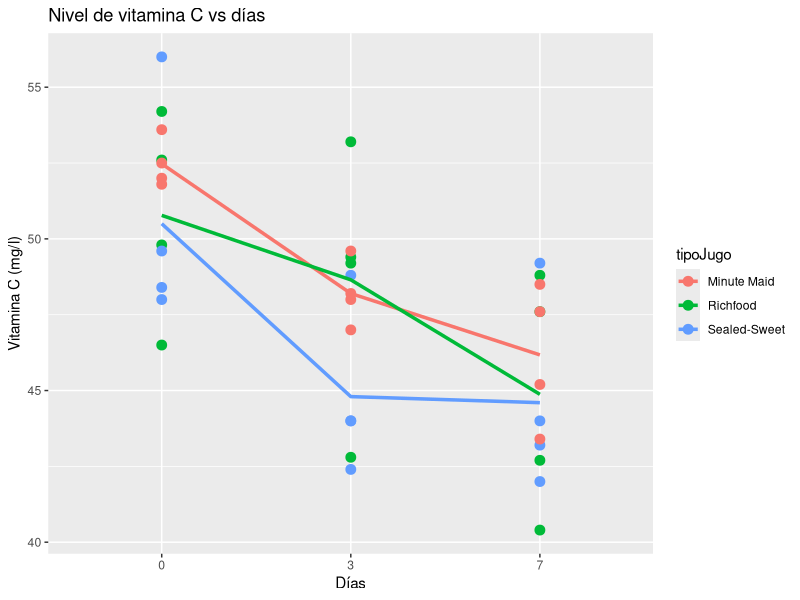
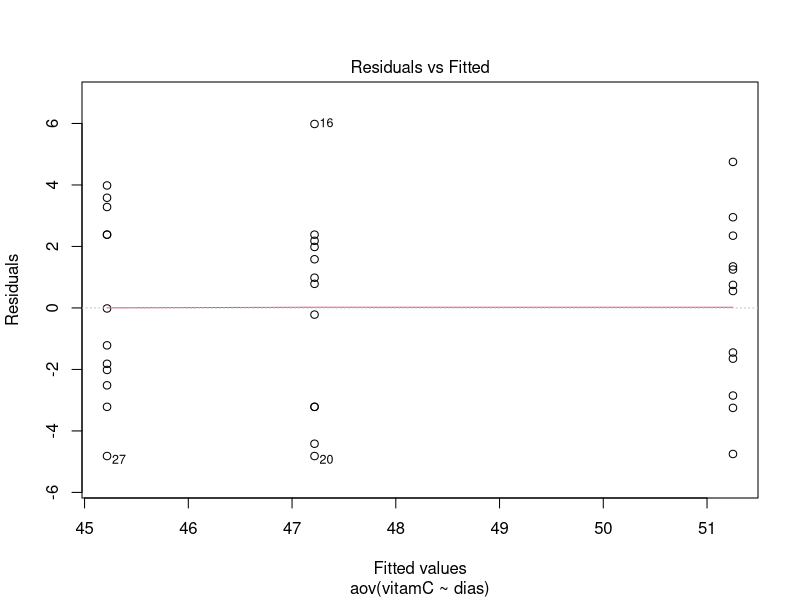
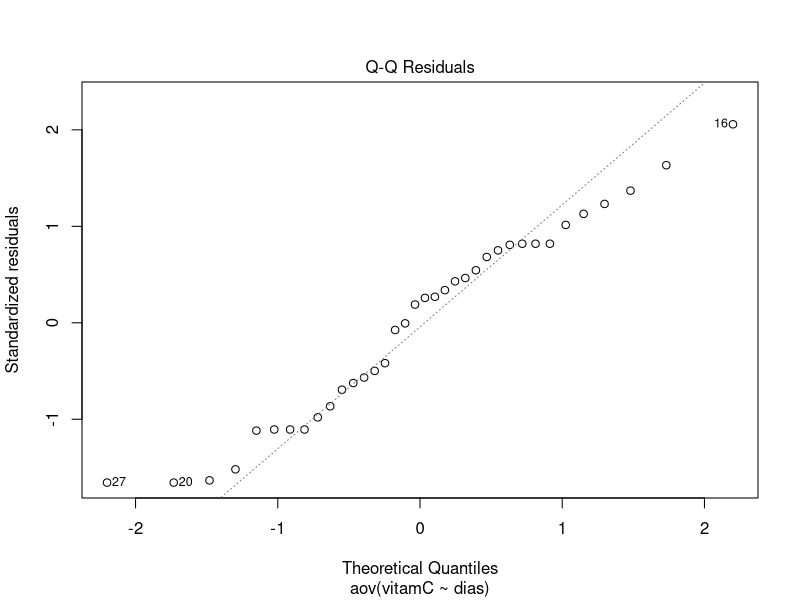
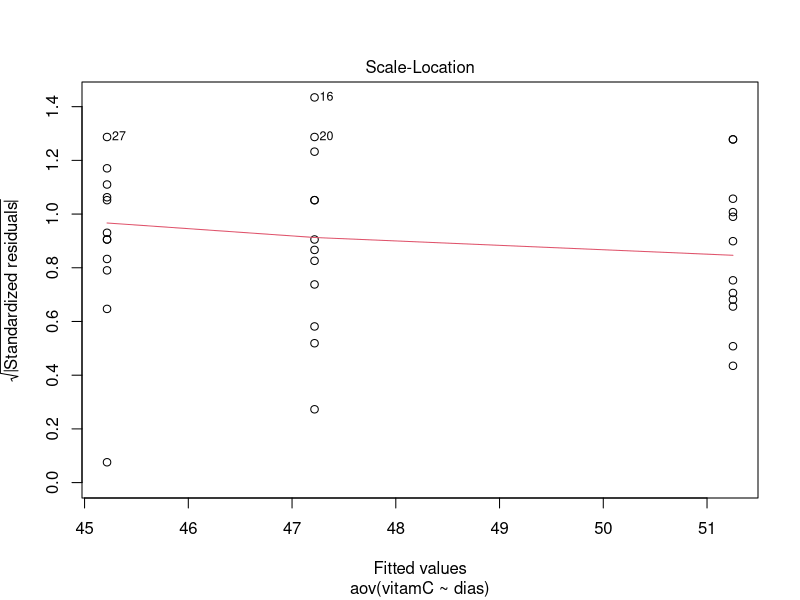
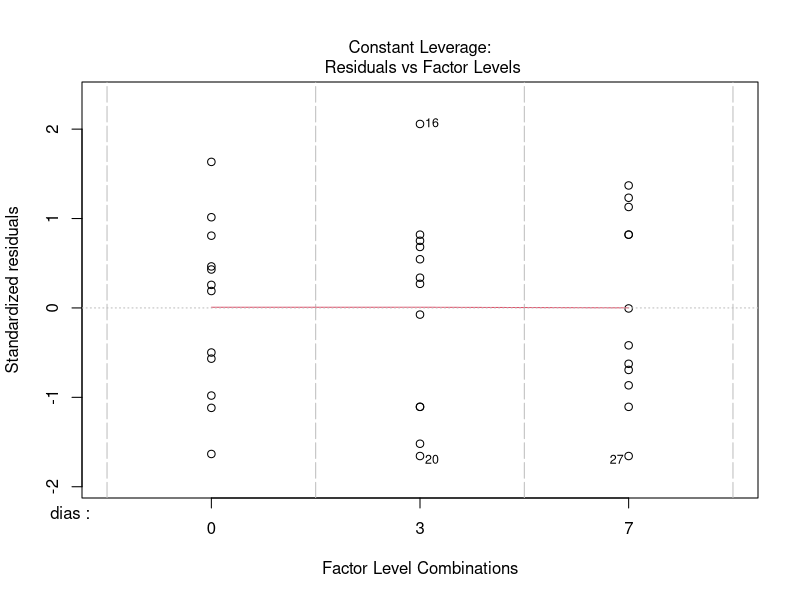
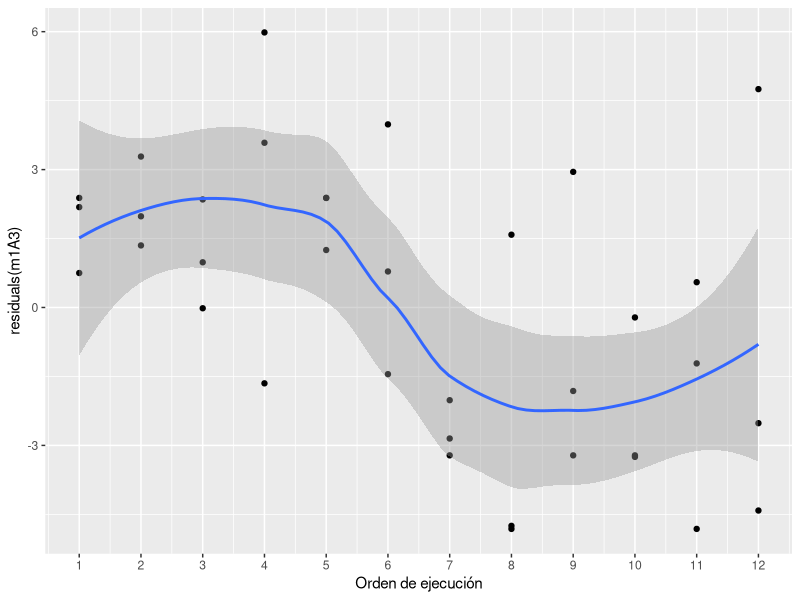
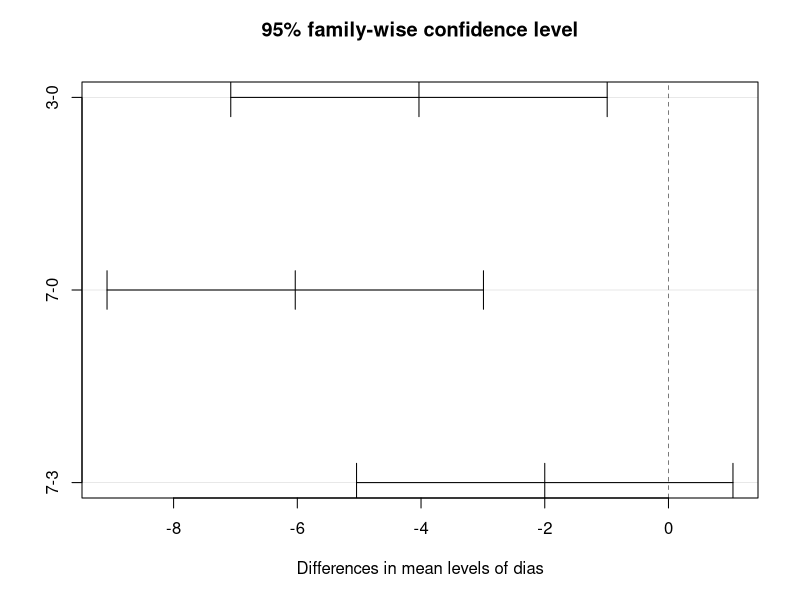
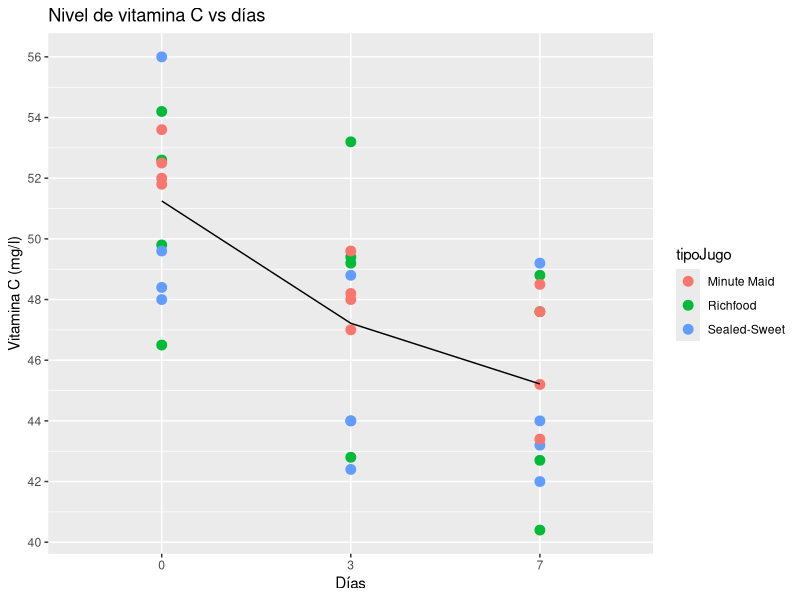

Recreate these plots in R, in order.
## ---- chunk 1
naranja<-read.csv2("naranja.csv")
naranja$dias <- factor(naranja$dias)
## ---- chunk 2
sd(naranja$vitamC)
mean(naranja$vitamC)
summary(naranja$vitamC)
## ---- chunk 3
cv<-sd(naranja$vitamC)/mean(naranja$vitamC)*100
cv
## ---- chunk 4
## Cálculo de los promedio por un factor (dias)
medias1<-with(naranja,tapply(vitamC,list(dias),mean))
medias1

## Cálculo de los promedio por otro factor (tipoJugo)
medias2<-with(naranja,tapply(vitamC,list(tipoJugo),mean))
medias2

## Cálculo de los promedios de cada combinación de los factores
medias<-with(naranja,tapply(vitamC,list(dias,tipoJugo),mean))
medias

## Cálculo de las desviaciones estándar de cada combinación de los factores
desvEstand<-with(naranja,tapply(vitamC,list(dias,tipoJugo),sd))
desvEstand
## ---- chunk 5
## Gráfica utilizando el paquete de la gramática de gráficas.
require(ggplot2)
g1 <- ggplot(naranja, aes(dias, vitamC, col= tipoJugo))
g1 + geom_point(size = 3) +
     stat_summary(fun.y=mean, geom="line", size=1.2, aes(group = tipoJugo)) +
     ylab("Vitamina C (mg/l)") +
     xlab("Días") +
     ggtitle("Nivel de vitamina C vs días")
## ---- chunk 6

## Tabla anova para los dos factores y su interacción
m1A1<-aov(vitamC~ dias + tipoJugo + dias:tipoJugo, data = naranja)
anova(m1A1)

m1A2<-aov(vitamC~ dias + tipoJugo, data = naranja)
anova(m1A2)

m1A3<-aov(vitamC~ dias, data = naranja)
anova(m1A3)

## Promedios individuales por niveles del factor
model.tables(m1A3,type="mean", se = TRUE)
## Cálculo de los efectos de cada nivel del factor
model.tables(m1A3,type="effects", se = TRUE)

anovam2A<-anova(m1A3)
## Obtener sólo la desviación estándar de los errores
(dserror <- sqrt(anovam2A$"Mean Sq"[2]))
## ---- chunk 7
## Prueba de normalidad de los residuales
shapiro.test(residuals(m1A3))
## ---- chunk 8
## Prueba de igualdad de varianza
## u homogeneidad de varianza o prueba de homocedasticidad.

## Prueba que exige normalidad, es la mejor bajo normalidad
bartlett.test(naranja$vitamC,naranja$dias)

library(lmtest)
## Prueba más robusta a desviaciones de la normal
bptest(naranja$vitamC~naranja$dias)
## ---- chunk 9
## Pruebas gráficas
plot(m1A3)
## ---- chunk 10
library(ggplot2)
g1 <- ggplot(naranja, aes(orden, residuals(m1A3)))
g1 + geom_point() +
     geom_smooth() +
     scale_x_continuous(name="Orden de ejecución", breaks = 1:12)

library(lmtest)
dwtest(vitamC ~ dias, order.by = ~ orden, data = naranja)
## ---- chunk 11
compMed <- TukeyHSD(m1A3)
compMed
plot(compMed)
## ---- chunk 12
naranja$vitamCp <- predict(m1A3)

conf1 <- data.frame(predict(m1A3, interval="confidence"))
names(conf1) <- c("predM","infM","supM")
pred1 <- data.frame(predict(m1A3, interval="prediction"))
names(pred1) <- c("predP","infP","supP")

naranja <- data.frame(naranja, conf1, pred1)

# Resumen de la predicción
aggregate(subset(naranja,select=c(vitamC:supP)),
          list(Días = naranja$dias),mean, na.rm=TRUE)

require(ggplot2)
g1 <- ggplot(naranja, aes(dias, vitamC, col= tipoJugo))
g1 + geom_point(size = 3) +
     geom_line(aes(dias, vitamCp), col= "black", group = 1) +
     scale_y_continuous(breaks=seq(30,60,2)) +
     ylab("Vitamina C (mg/l)") +
     xlab("Días") +
     ggtitle("Nivel de vitamina C vs días")



require(ggplot2)
g1 <- ggplot(naranja, aes(dias, vitamC, col= tipoJugo))
limitesC <- aes(ymin = infM, ymax = supM)
g1 + geom_point(size = 3) +
     geom_line(aes(dias, vitamCp), col= "black", group = 1) +
     geom_errorbar(limitesC, width = 0.5, col = "black") +
     scale_y_continuous(breaks=seq(30,60,2)) +
     ylab("Vitamina C (mg/l)") +
     xlab("Días") +
     ggtitle("Nivel de vitamina C vs días")


require(ggplot2)
g1 <- ggplot(naranja, aes(dias, vitamC, col= tipoJugo))
limitesP <- aes(ymin = infP, ymax = supP)
g1 + geom_point(size = 3) +
     geom_line(aes(dias, vitamCp), col= "black", group = 1) +
     geom_errorbar(limitesP, width = 0.5, col = "black") +
     scale_y_continuous(breaks=seq(30,60,2))   +
     ylab("Vitamina C (mg/l)") +
     xlab("Días") +
     ggtitle("Nivel de vitamina C vs días") 
